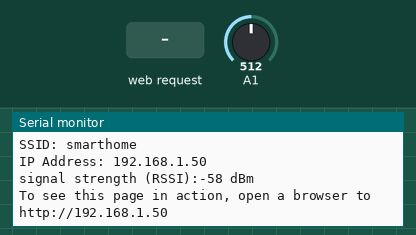
This sketch was run on a simulated Arduino MKR. Shown: the last lines printed to the serial monitor. The test bench sets the inputs (shaded band); at power-on: A1 = 512. WiFi joins after 1.5 s; servers stay silent unless stated.

Above: at 12.7 s.
12.8 s: HTTP request GET /A received
At 13.2 s:
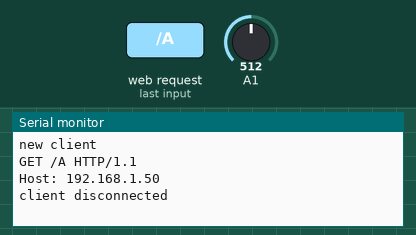
14.3 s: HTTP request GET /a received
At 15.5 s:
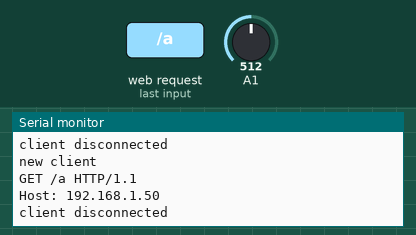
15.8 s: HTTP request GET /B received
At 16.7 s:
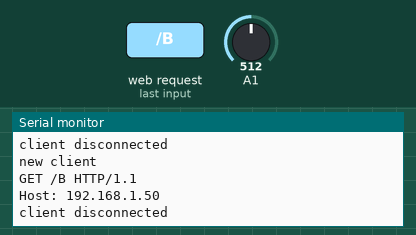
17.3 s: HTTP request GET /b received
At 17.9 s:
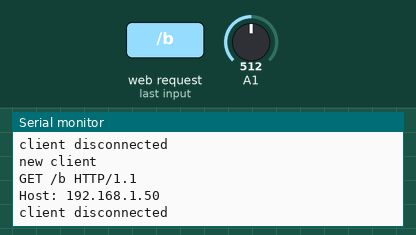
18.8 s: HTTP request GET /C received
At 20.0 s:
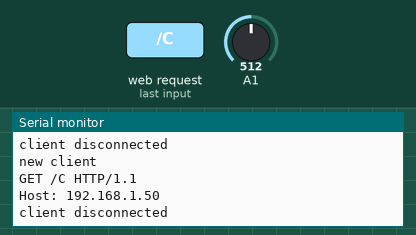
20.3 s: HTTP request GET /c received
At 21.4 s:
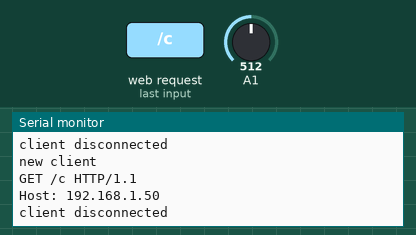

Measured:
- after the input at 12.8 s, the serial monitor: prints a new line at once (image 1)
- after the input at 14.3 s, the serial monitor: prints a new line at once (image 2)
- after the input at 15.8 s, the serial monitor: prints a new line at once (image 3)
- after the input at 17.3 s, the serial monitor: prints a new line at once (image 4)
- after the input at 18.8 s, the serial monitor: prints a new line at once (image 5)
- after the input at 20.3 s, the serial monitor: prints a new line at once (image 6)

The sketch:

wifi_control.ino
```cpp
#include<SoftwareSerial.h>
#include <WiFiNINA.h>
SoftwareSerial SUART(10,11);

char ssid[] = "smarthome";
char pass[] = "projecttest";
int keyIndex = 0;
int status = WL_IDLE_STATUS;      //connection status
WiFiServer server(80);            //server socket

WiFiClient client = server.available();


void setup() {
  Serial.begin(9600);
  SUART.begin(9600);
  while (!Serial);

  enable_WiFi();
  connect_WiFi();

  server.begin();
  printWifiStatus();

}

void loop() {
  client = server.available();

  if (client) {
    printWEB();
  }
  if (SUART.available()>0){
    if (client){
      client.print("ALERT: Intruder detected!");
    }
  }
}

void printWifiStatus() {
  // print the SSID of the network you're attached to:
  Serial.print("SSID: ");
  Serial.println(WiFi.SSID());

  // print your board's IP address:
  IPAddress ip = WiFi.localIP();
  Serial.print("IP Address: ");
  Serial.println(ip);

  // print the received signal strength:
  long rssi = WiFi.RSSI();
  Serial.print("signal strength (RSSI):");
  Serial.print(rssi);
  Serial.println(" dBm");

  Serial.print("To see this page in action, open a browser to http://");
  Serial.println(ip);
}

void enable_WiFi() {
  // check for the WiFi module:
  if (WiFi.status() == WL_NO_MODULE) {
    Serial.println("Communication with WiFi module failed!");
    // don't continue
    while (true);
  }

  String fv = WiFi.firmwareVersion();
  if (fv < "1.0.0") {
    Serial.println("Please upgrade the firmware");
  }
}

void connect_WiFi() {
  // attempt to connect to Wifi network:
  while (status != WL_CONNECTED) {
    Serial.print("Attempting to connect to SSID: ");
    Serial.println(ssid);
    // Connect to WPA/WPA2 network. Change this line if using open or WEP network:
    status = WiFi.begin(ssid, pass);

    // wait 10 seconds for connection:
    delay(10000);
  }
}

void printWEB() {

  if (client) {                             // if you get a client,
    Serial.println("new client");           // print a message out the serial port
    String currentLine = "";                // make a String to hold incoming data from the client
    while (client.connected()) {            // loop while the client's connected
      if (client.available()) {             // if there's bytes to read from the client,
        char c = client.read();             // read a byte, then
        Serial.write(c);                    // print it out the serial monitor
        if (c == '\n') {                    // if the byte is a newline character

          // if the current line is blank, you got two newline characters in a row.
          // that's the end of the client HTTP request, so send a response:
          if (currentLine.length() == 0) {

            // HTTP headers always start with a response code (e.g. HTTP/1.1 200 OK)
            // and a content-type so the client knows what's coming, then a blank line:
            client.println("HTTP/1.1 200 OK");
            client.println("Content-type:text/html");
            client.println();

            //create the buttons
            client.print("Switch 1 <a href=\"/A\">ON</a> <a href=\"/a\">OFF</a><br>");
            client.print("Switch 2 <a href=\"/B\">ON</a> <a href=\"/b\">OFF</a><br>");
            client.print("Switch 3 <a href=\"/C\">ON</a> <a href=\"/c\">OFF</a><br>");
            client.print("Switch 4 <a href=\"/D\">ON</a> <a href=\"/d\">OFF</a><br>");
            client.print("Switch 5 <a href=\"/E\">ON</a> <a href=\"/e\">OFF</a><br>");
            client.print("Switch 6 <a href=\"/F\">ON</a> <a href=\"/f\">OFF</a><br>");
            client.print("Switch 7 <a href=\"/G\">ON</a> <a href=\"/g\">OFF</a><br>");
            client.print("Switch 8 <a href=\"/H\">ON</a> <a href=\"/h\">OFF</a><br>");
            client.print("Switch 9 <a href=\"/I\">ON</a> <a href=\"/i\">OFF</a><br>");

            int randomReading = analogRead(A1);
            client.print("Random reading from analog pin: ");
            client.print(randomReading);


            // The HTTP response ends with another blank line:
            client.println();
            // break out of the while loop:
            break;
          }
          else {      // if you got a newline, then clear currentLine:
            currentLine = "";
          }
        }
        else if (c != '\r') {    // if you got anything else but a carriage return character,
          currentLine += c;      // add it to the end of the currentLine
        }

        if (currentLine.endsWith("GET /A")) { //light1
        SUART.write("A");
        }
        if (currentLine.endsWith("GET /a")) {
        SUART.write("a");
        }
        if (currentLine.endsWith("GET /B")) { //light2
        SUART.write("B");
        }
        if (currentLine.endsWith("GET /b")) {
        SUART.write("b");
        }
        if (currentLine.endsWith("GET /C")) {//light3
        SUART.write("C");
        }
        if (currentLine.endsWith("GET /c")) {
        SUART.write("c");
        }
        if (currentLine.endsWith("GET /D")) {//light4
        SUART.write("D");
        }
        if (currentLine.endsWith("GET /d")) {
        SUART.write("d");
        }
        if (currentLine.endsWith("GET /E")) {//light5
        SUART.write("E");
        }
        if (currentLine.endsWith("GET /e")) {
        SUART.write("e");
        }
        if (currentLine.endsWith("GET /F")) {//light6
        SUART.write("F");
        }
        if (currentLine.endsWith("GET /f")) {
        SUART.write("f");
        }
        if (currentLine.endsWith("GET /G")) {//light7
        SUART.write("G");
        }
        if (currentLine.endsWith("GET /g")) {
        SUART.write("g");
        }
        if (currentLine.endsWith("GET /H")) {//light8
        SUART.write("H");
        }
        if (currentLine.endsWith("GET /h")) {
        SUART.write("h");
        }
        if (currentLine.endsWith("GET /I")) {//light9
        SUART.write("I");
        }
        if (currentLine.endsWith("GET /i")) {
        SUART.write("i");
        }

      }
    }
    // close the connection:
    client.stop();
    Serial.println("client disconnected");
  }
}
```
